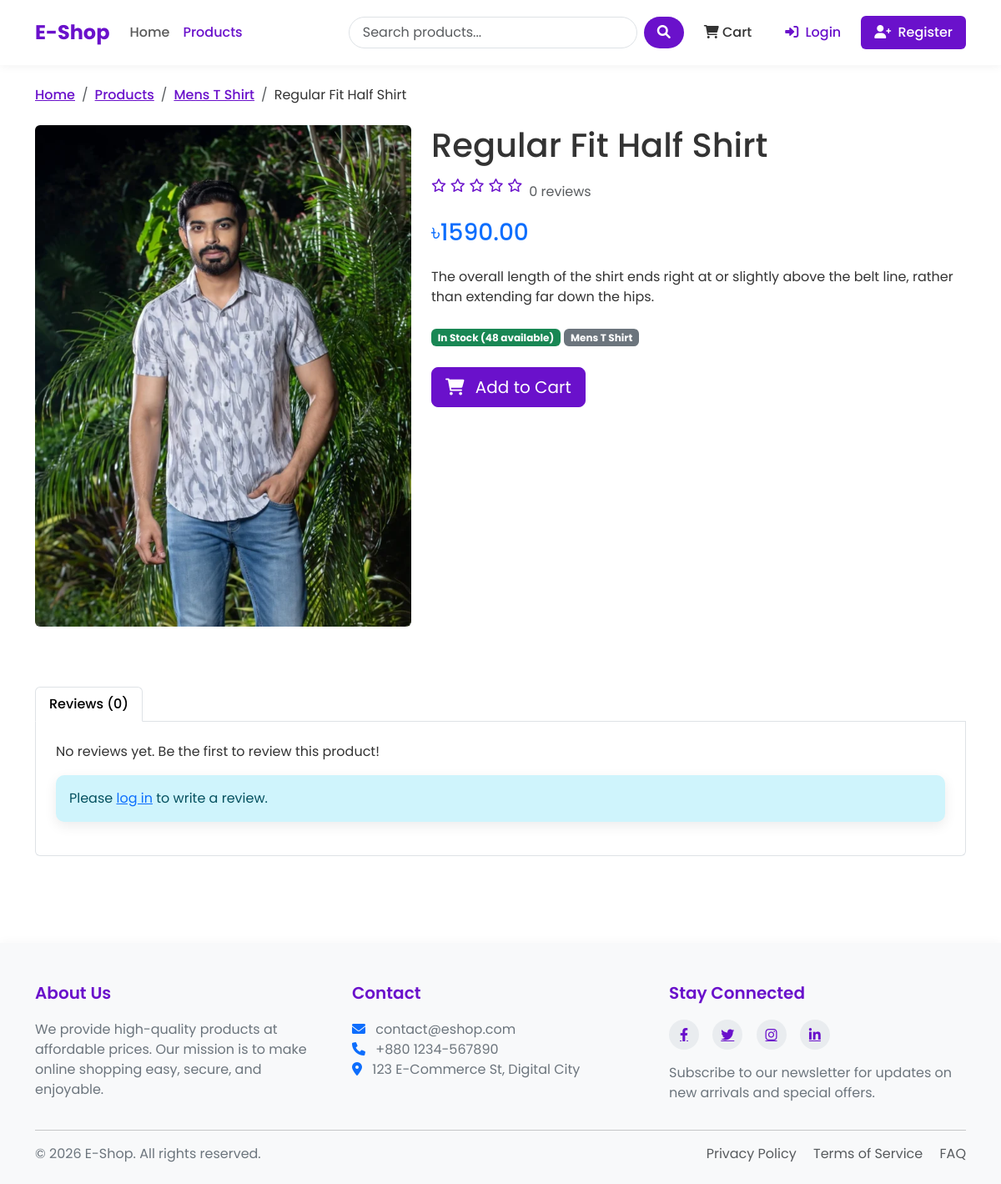
/products/detail/regular-fit-half-shirt/, run on an earlier commit of the app's database.
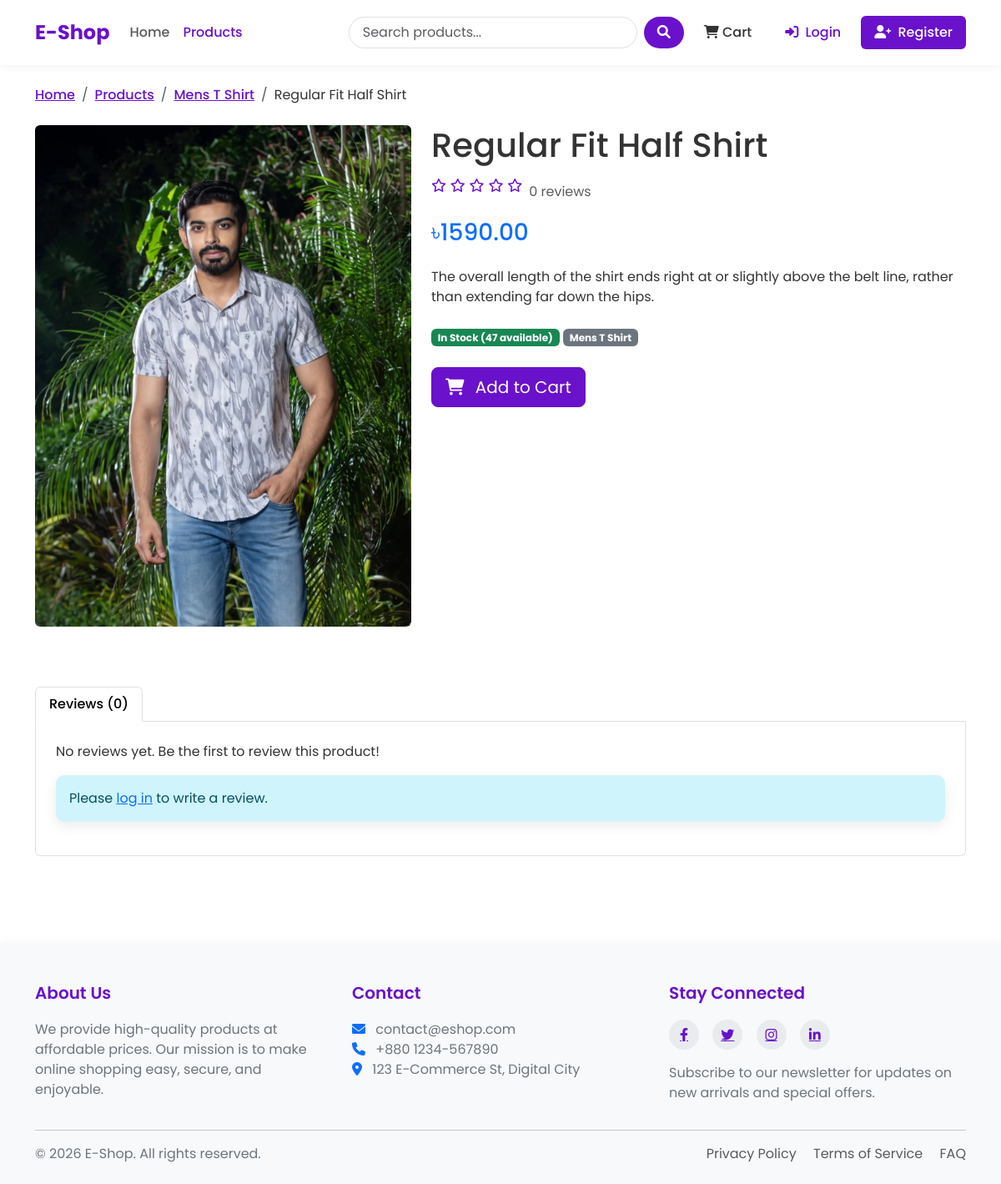
And on a later commit of the database.
### shop/models.py (models this page shows, shortened)
class Product(models.Model):
     name = models.CharField(max_length=100)
     slug = models.SlugField(max_length=100,unique=True)
     category = models.ForeignKey(Category,on_delete=models.CASCADE,related_name='products')
     description = models.TextField()
     price = models.DecimalField(max_digits=10,decimal_places=2)
     stock = models.PositiveBigIntegerField(default=1)
     available = models.BooleanField(default=True)
     created = models.DateTimeField(auto_now_add=True)
     updated = models.DateTimeField(auto_now=True)
     image = models.ImageField(upload_to='products/%Y/%m/%d')
     def average_rating(self):
            ratings = self.ratings.all()
            if ratings.count() > 0:
                return sum([rating.rating for rating in ratings])/ratings.count()
            return 0

class Category(models.Model):
      name = models.CharField(max_length=100)
      slug = models.SlugField(max_length=100,unique=True)
      description = models.TextField(blank=True)
      class Meta:
            verbose_name_plural = 'categories'

### shop/views.py (the view)
# urls.py: path('products/detail/<slug:slug>/', views.product_detail, name = 'product_detail'),
def product_detail(request,slug):
    product = get_object_or_404(models.Product,slug=slug,available=True)
    related_products = models.Product.objects.filter(category = product.category).exclude(id=product.id)
    user_rating = None
    if request.user.is_authenticated:
        try:
            user_rating = models.Rating.objects.get(product=product,user=request.user)
        except models.Rating.DoesNotExist:
              pass
    rating_form = RatingForm(instance=user_rating)
    return render(request,'shop/product_detail.html',{
        'product':product,
        'related_products':related_products,
        'user_rating':user_rating,
        'rating_form':rating_form
    })

### shop/forms.py
class RatingForm(forms.ModelForm):
    class Meta:
        model = Rating
        fields = ['rating','comment']
        widgets = {
            'rating': forms.Select(choices=[(i, i) for i in range(1, 6)]),
            'comment': forms.Textarea(attrs={'rows': 4})
        }

### shop/context_processors.py (called while the page is built)
def cart_items_count(request):
    if request.user.is_authenticated:
       try:
           cart = Cart.objects.get(user=request.user)
           return {'cart_items_count' : cart.cart_items_count}
       except Cart.DoesNotExist:
           {'cart_items_count':0}
    return {'cart_items_count':0}

### shop/templates/shop/product_detail.html (shortened to what the changed rows need)
{% extends 'base.html' %}
{% block content %}
<nav aria-label="breadcrumb">
    <ol class="breadcrumb">
        <li class="breadcrumb-item"><a href="{% url 'home' %}">Home</a></li>
        <li class="breadcrumb-item"><a href="{% url 'product_list' %}">Products</a></li>
        <li class="breadcrumb-item"><a href="{% url 'product_list_by_category' product.category.slug %}">{{ product.category.name }}</a></li>
        <li class="breadcrumb-item active" aria-current="page">{{ product.name }}</li>
    </ol>
</nav>
<div class="row">
    <div class="col-md-5 mb-4">
        {% if product.image %}
        <img src="{{ product.image.url }}" class="img-fluid rounded" alt="{{ product.name }}">
        {% else %}
        <div class="bg-light text-center p-5 rounded">
            <i class="fas fa-image fa-5x text-muted"></i>
        </div>
        {% endif %}
    </div>
    <div class="col-md-7">
        <h1 class="mb-3">{{ product.name }}</h1>
        <div class="d-flex align-items-center mb-3">
            <div class="rating me-2">
                {% for i in "12345" %}
                {% if forloop.counter <= product.average_rating %}
                <i class="fas fa-star"></i>
                {% else %}
                <i class="far fa-star"></i>
                {% endif %}
                {% endfor %}
            </div>
            <span class="text-muted">{{ product.ratings.count }} review{{ product.ratings.count|pluralize }}</span>
        </div>
        <h2 class="h3 text-primary mb-4">৳{{ product.price }}</h2>
        <p class="mb-4">{{ product.description }}</p>
        <div class="mb-4">
            <span class="badge bg-{% if product.stock > 0 %}success{% else %}danger{% endif %}">
                {% if product.stock > 0 %}In Stock ({{ product.stock }} available){% else %}Out of Stock{% endif %}
            </span>
            <span class="badge bg-secondary">{{ product.category.name }}</span>
        </div>
        {% if product.stock > 0 %}
        <form action="{% url 'cart_add' product.id %}" method="post" class="mb-4">
            <button type="submit" class="btn btn-primary btn-lg">
            </button>
        </form>
        {% endif %}
    </div>
</div>
<div class="row mt-5">
    <div class="col-12">
        <ul class="nav nav-tabs" id="productTabs" role="tablist">
            <li class="nav-item" role="presentation">
                <button class="nav-link active" id="reviews-tab" data-bs-toggle="tab" data-bs-target="#reviews"
                        type="button" role="tab" aria-controls="reviews" aria-selected="true">
                    Reviews ({{ product.ratings.count }})
                </button>
            </li>
        </ul>
    </div>
</div>
{% endblock %}

What changed in the data, as far as the page shows it:
changed Product "Regular Fit Half Shirt": stock "48" → "47"
